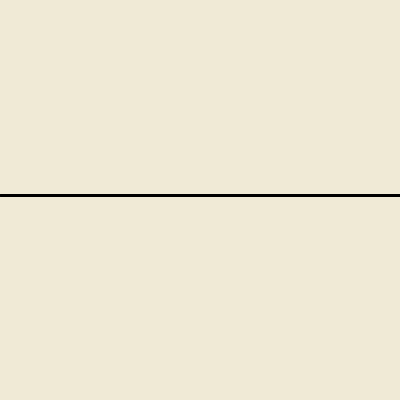
Frame 1 (no input)
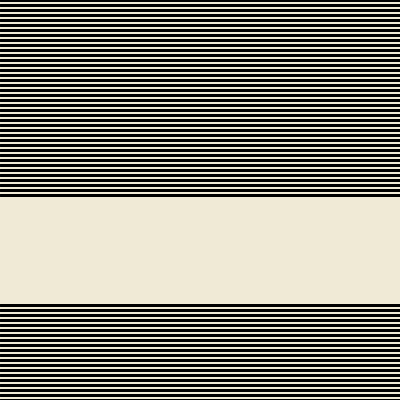
Frame 60 (the mouse pressed at the canvas centre just before this capture)
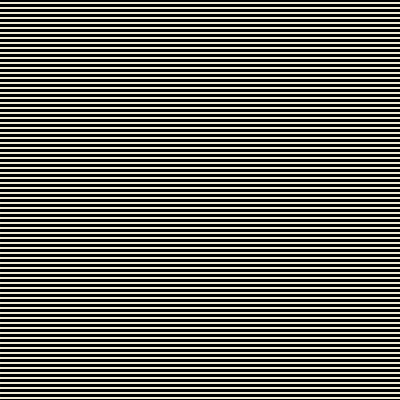
Frame 120 (the mouse held since frame 60 and released just before this capture)

The Processing sketch that drew these frames (run headless with seeded random() and noise(); from frame 60 on, the mouse is pressed at the canvas centre):

// Processing sketch: Sawyer_Bishigayeva_Ex3_1
// ── Sawyer_Bishigayeva_Ex3_1.pde
///this program draws a simple line pattern

///initializing global variable y
///it will be recognized throughout the program
int y = 200;

///setting up screen size and color, frameRate
void setup() {
  size(400, 400);
  background(#F0EAD6); ///eggshell white
  frameRate(15);
}

///drawing the pattern
void draw() {
  strokeWeight(3);
  y = y - 5; 
  while (y < 0) { ///while loop checks for the truth of condition;exit condition is y<0
    y = height;  
  } 
  line(0, y, width, y);///drawing a horizontal line
} 

void keyPressed(){  ///in case a key is pressed
  background(random(255), random(255),random(255));  ///background changes to random RGB
  stroke(255);  ///stroke color changes to white

}
